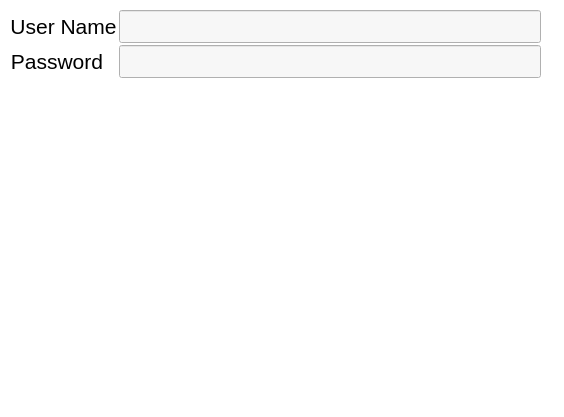
<?xml version="1.0" encoding="UTF-8"?>
<ui version="4.0">
 <class>loginWindow</class>
 <widget class="QMainWindow" name="loginWindow">
  <property name="geometry">
   <rect>
    <x>0</x>
    <y>0</y>
    <width>564</width>
    <height>417</height>
   </rect>
  </property>
  <property name="windowTitle">
   <string>MainWindow</string>
  </property>
  <property name="styleSheet">
   <string notr="true">background-color: rgb(255, 255, 255);</string>
  </property>
  <widget class="QWidget" name="centralwidget">
   <widget class="QWidget" name="formLayoutWidget">
    <property name="geometry">
     <rect>
      <x>10</x>
      <y>10</y>
      <width>531</width>
      <height>131</height>
     </rect>
    </property>
    <layout class="QFormLayout" name="formLayout">
     <property name="horizontalSpacing">
      <number>2</number>
     </property>
     <property name="verticalSpacing">
      <number>2</number>
     </property>
     <item row="0" column="0">
      <widget class="QLabel" name="label">
       <property name="font">
        <font>
         <pointsize>16</pointsize>
        </font>
       </property>
       <property name="text">
        <string>User Name</string>
       </property>
       <property name="alignment">
        <set>Qt::AlignCenter</set>
       </property>
       <property name="margin">
        <number>14</number>
       </property>
      </widget>
     </item>
     <item row="0" column="1">
      <widget class="QLineEdit" name="lineEdit">
       <property name="font">
        <font>
         <pointsize>16</pointsize>
        </font>
       </property>
       <property name="styleSheet">
        <string notr="true">background-color: rgb(247, 247, 247);</string>
       </property>
      </widget>
     </item>
     <item row="1" column="0">
      <widget class="QLabel" name="label_2">
       <property name="font">
        <font>
         <pointsize>16</pointsize>
        </font>
       </property>
       <property name="text">
        <string>Password</string>
       </property>
       <property name="alignment">
        <set>Qt::AlignRight|Qt::AlignTrailing|Qt::AlignVCenter</set>
       </property>
       <property name="margin">
        <number>14</number>
       </property>
      </widget>
     </item>
     <item row="1" column="1">
      <widget class="QLineEdit" name="lineEdit_2">
       <property name="font">
        <font>
         <pointsize>16</pointsize>
        </font>
       </property>
       <property name="styleSheet">
        <string notr="true">background-color: rgb(247, 247, 247);</string>
       </property>
      </widget>
     </item>
    </layout>
   </widget>
   <widget class="QLabel" name="label_3">
    <property name="geometry">
     <rect>
      <x>100</x>
      <y>160</y>
      <width>361</width>
      <height>221</height>
     </rect>
    </property>
    <property name="text">
     <string/>
    </property>
    <property name="pixmap">
     <pixmap>media/pharmeci-logo.png</pixmap>
    </property>
    <property name="scaledContents">
     <bool>true</bool>
    </property>
   </widget>
  </widget>
  <widget class="QStatusBar" name="statusbar"/>
 </widget>
 <resources/>
 <connections/>
</ui>
